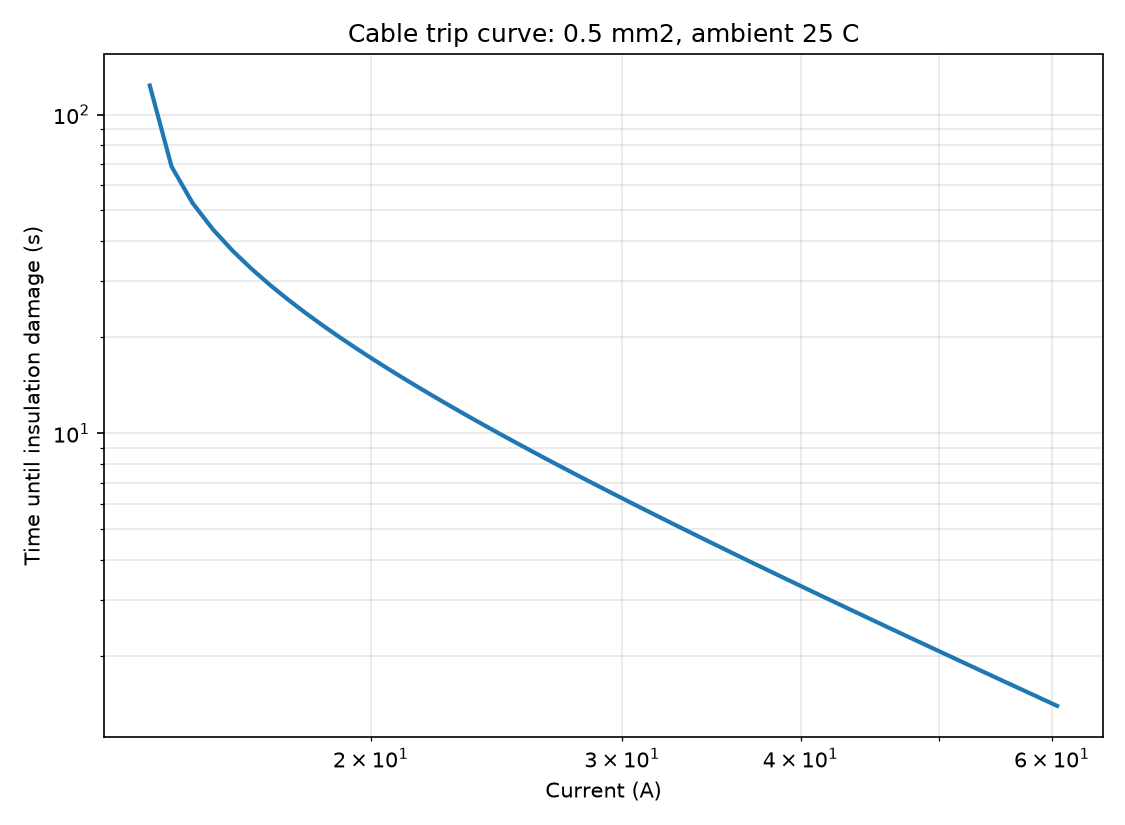

Write Python code to recreate this figure.
import numpy as np
import matplotlib
matplotlib.use("Agg")
import matplotlib.pyplot as plt

R20   = 0.0344
alpha = 0.00393
Cth   = 2.5
Rth   = 9.0
T_amb   = 25.0
T_limit = 105.0

def time_to_limit(current, max_time=600.0, dt=0.001):
    """How many seconds until this current overheats the wire?
       Returns None if the wire never gets there."""
    T = T_amb
    steps = int(max_time / dt)
    for i in range(steps):
        R = R20 * (1 + alpha * (T - 20))
        T += (current**2 * R - (T - T_amb) / Rth) / Cth * dt
        if T >= T_limit:
            return i * dt
    return None

currents = np.arange(8, 61, 0.5)
times, safe_currents = [], []

for I in currents:
    t = time_to_limit(I)
    if t is None:
        safe_currents.append(I)
    else:
        times.append((I, t))

I_trip = [p[0] for p in times]
t_trip = [p[1] for p in times]

plt.figure(figsize=(7.5, 5.5))
plt.loglog(I_trip, t_trip, lw=2)
plt.xlabel("Current (A)")
plt.ylabel("Time until insulation damage (s)")
plt.title("Cable trip curve: 0.5 mm2, ambient 25 C")
plt.grid(True, which="both", alpha=0.3)
plt.tight_layout()
plt.savefig("step3_tripcurve.png", dpi=150)

print(f"Safe forever below about {max(safe_currents):.1f} A")
for I in [15, 20, 30, 50]:
    t = time_to_limit(I)
    print(f"{I:3.0f} A  ->  damage after {t:6.2f} s" if t else f"{I:3.0f} A  ->  safe")
